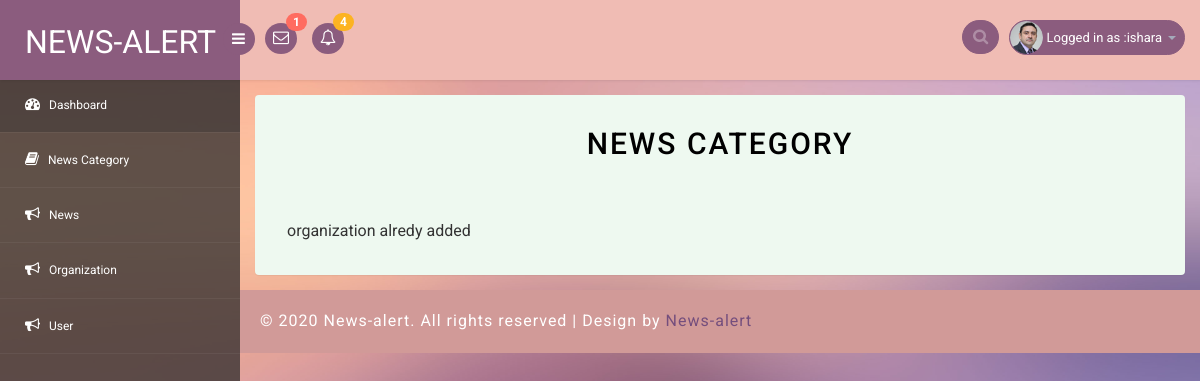
The app's page /organization/ (signed in), older data.
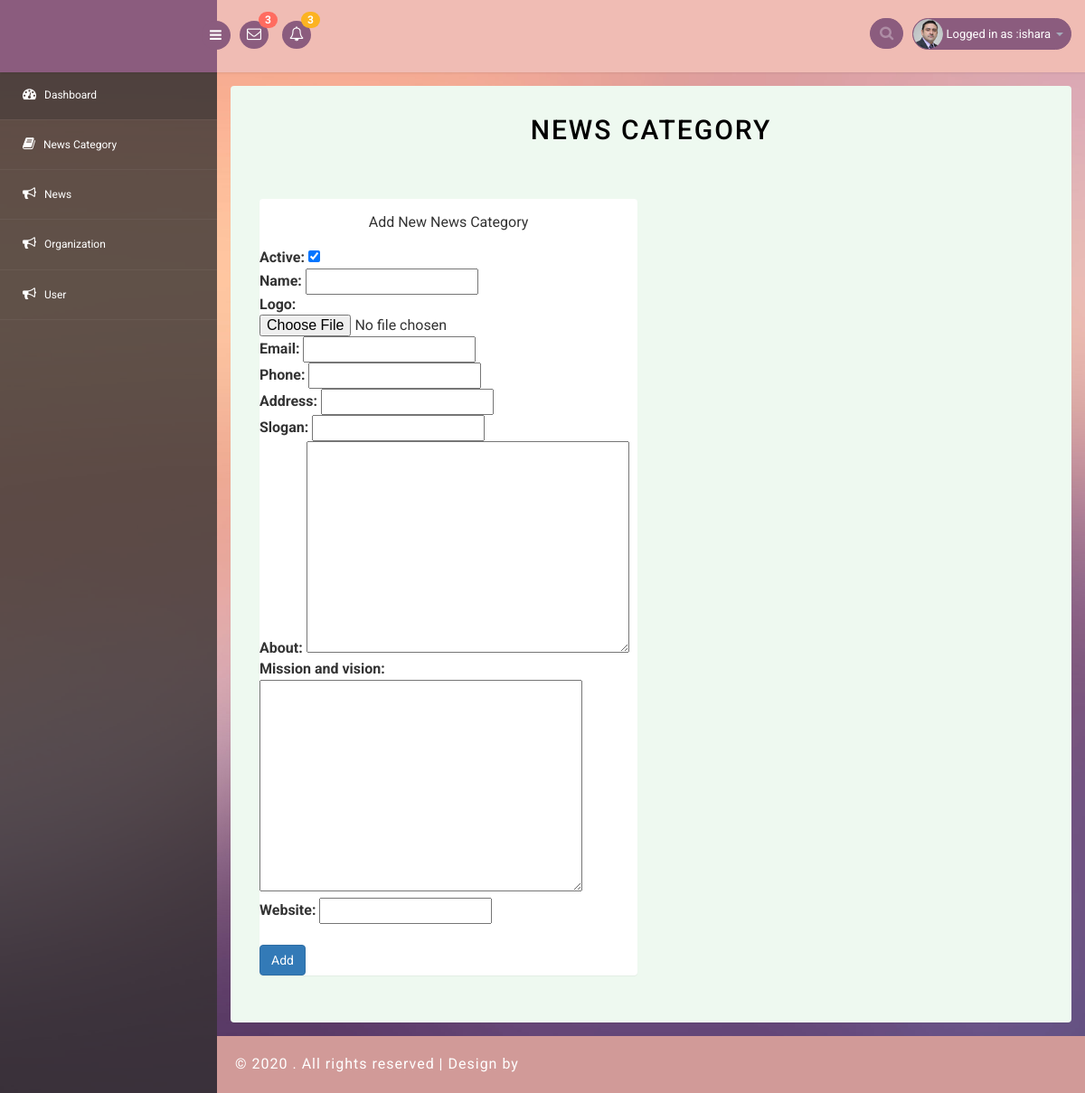
The same page, newer data.
### newsapp/models.py (models this page shows, shortened)
class TimeStamp(models.Model):
    created_at = models.DateTimeField(auto_now_add=True)
    updated_at = models.DateTimeField(auto_now=True, null=True, blank=True)
    active = models.BooleanField(default=True)
    class Meta:
        abstract = True

class Organization(TimeStamp):
    name = models.CharField(max_length=200)
    logo = models.ImageField(upload_to="logo")
    email = models.EmailField()
    phone = models.CharField(max_length=200)
    address = models.CharField(max_length=200)
    slogan = models.CharField(max_length=200, null=True, blank=True)
    about = models.TextField()
    mission_and_vision = models.TextField()
    website = models.CharField(max_length=200)

### newsapp/views.py (the view)
# urls.py: path("organization/",OrganizationCreateView.as_view(),name="organizationcreate"),
class OrganizationCreateView(AdminBaseMixin,CreateView):
    template_name = "admintemplate/organizationcreate.html"
    form_class = OrganizationForm
    success_url = "/"
    def get_context_data(self, **kwargs):
        context = super().get_context_data(**kwargs)
        context['organizationcount']=Organization.objects.count()
        return context

### newsapp/forms.py
class OrganizationForm(forms.ModelForm):
    class Meta:
        model = Organization
        fields="__all__"

### newsapp/views.py (called while the page is built)
    def dispatch(self, request, *args, **kwargs):
        if request.user.is_authenticated:
            pass
        else:
            return redirect("/signin/")
        return super().dispatch(request, *args, **kwargs)

    def get_context_data(self, **kwargs):
        context = super().get_context_data(**kwargs)
        context['organization']=Organization.objects.first()
        context['allmessage'] =Contact.objects.order_by('-id')
        context['countmail'] = Contact.objects.count()
        context['countsendmail'] = Mail.objects.count()
        context['countsub'] = Subscriber.objects.count()
        context['countcat'] = Category.objects.count()
        context['countnews'] = News.objects.count()
        context['allsub']=Subscriber.objects.order_by('-id')
        return context

### templates/admintemplate/organizationcreate.html (shortened to what this page needs)
  {% extends "admintemplate/base.html" %}
{% load static %}
{% block content %}
<section id="main-content">
	<section class=" wrapper">
		<div class="agile-grid">
		<h2 class="w3ls_head">News Category</h2>
      {% if organizationcount >= 1 %}
            organization alredy added
            {% else %}
            <div class="row">
                <div class="col-lg-6">
                    <section class="panel">
                        <div class="panel-body" style="text-align: center">Add New News Category</div>
<form action="{% url 'newsapp:organizationcreate' %}" method="post " enctype="multipart/form-data">
{{form.as_p}}
<br/>
<button class="btn btn-primary" type="submit">Add</button>
</form>            </section>
                </div>
            </div>
            {% endif %}
		</div>
        </section>
 {% endblock %}

### templates/admintemplate/base.html (shortened to what this page needs)
{% load static %}
<!DOCTYPE html>
<head>
<link rel="stylesheet" href="{% static 'adminstatic/css/bootstrap.min.css' %}" >
<link href="{% static 'adminstatic/css/style.css' %}" rel='stylesheet' type='text/css' />
<link href="{% static 'adminstatic/css/style-responsive.css' %}" rel="stylesheet"/>
<link rel="stylesheet" href="{% static 'adminstatic/css/font.css' %}" type="text/css"/>
<link href="{% static 'adminstatic/css/font-awesome.css' %}"rel="stylesheet">
<link rel="stylesheet" href="{% static 'adminstatic/css/morris.css' %}" type="text/css"/>
<link rel="stylesheet" href="{% static 'adminstatic/css/monthly.css' %}">
</head>
<body>
<section id="container">
<header class="header fixed-top clearfix">
<div class="brand">
    <a href="{% url 'newsapp:adminhome' %}" class="logo">
       {{organization.name}}
    </a>
    <div class="sidebar-toggle-box">
        <div class="fa fa-bars"></div>
    </div>
</div>
<div class="nav notify-row" id="top_menu">
    <ul class="nav top-menu">
        <li id="header_inbox_bar" class="dropdown">
            <a data-toggle="dropdown" class="dropdown-toggle" href="#">
                <i class="fa fa-envelope-o"></i>
                <span class="badge bg-important">{{countmail}}</span>
            </a>
        </li>
        <li id="header_notification_bar" class="dropdown">
            <a data-toggle="dropdown" class="dropdown-toggle" href="#">
                <i class="fa fa-bell-o"></i>
                <span class="badge bg-warning">{{countsub}}</span>
            </a>
        </li>
    </ul>
</div>
<div class="top-nav clearfix">
    <ul class="nav pull-right top-menu">
        <li>
            <input type="text" class="form-control search" placeholder=" Search">
        </li>
        <li class="dropdown">
        {% if request.user.is_authenticated %}
            <a data-toggle="dropdown" class="dropdown-toggle" href="#">
                <img alt="" src="images/2.png">
                <span class="username">Logged in as :{{request.user}}</span>
                <b class="caret"></b>
            </a>
            {% endif %}
        </li>
    </ul>
</div>
</header>
<aside>
    <div id="sidebar" class="nav-collapse">
        <div class="leftside-navigation">
            <ul class="sidebar-menu" id="nav-accordion">
                <li>
                    <a class="active" href="index.html">
                        <i class="fa fa-dashboard"></i>
                        <span>Dashboard</span>
                    </a>
                </li>
                <li>
                    <a href="{% url 'newsapp:categorycreate' %}">
                        <i class="fa fa-book"></i>
                        <span>News Category</span>
                    </a>
                </li>
                <li>
                    <a href="{% url 'newsapp:newscreate' %}">
                        <i class="fa fa-bullhorn"></i>
                        <span>News </span>
                    </a>
                </li>
                  <li>
                    <a href="{% url 'newsapp:organizationcreate' %}">
                        <i class="fa fa-bullhorn"></i>
                        <span>Organization </span>
                    </a>
                </li>
                <li>
                    <a href="{% url 'newsapp:signup' %}">
                        <i class="fa fa-bullhorn"></i>
                        <span>User </span>
                    </a>
                </li>
            </ul>
        </div>
    </div>
</aside>
     {% block content %}
{% endblock %}
		  <div class="footer">
			<div class="wthree-copyright">
			  <p>© 2020 {{organization.name}}. All rights reserved | Design by <a href="#">{{organization.name}}</a></p>
			</div>
		  </div>
</section>
</section>
</body>
</html>

Row changes from the older to the newer data that the page shows:
removed Organization: name "NEWS-ALERT", name "News-alert"
Text that changed along with them:
{{ countmail }}: "1" → "3"
{{ countsub }}: "4" → "3"
form field active: (not shown) → "☑"
text no longer shown: "organization alredy added"
text now shown: "Add New News Category Active: Name: Logo: Email: Phone: Address: Slogan: About: Mission and vision: Website: Add"
